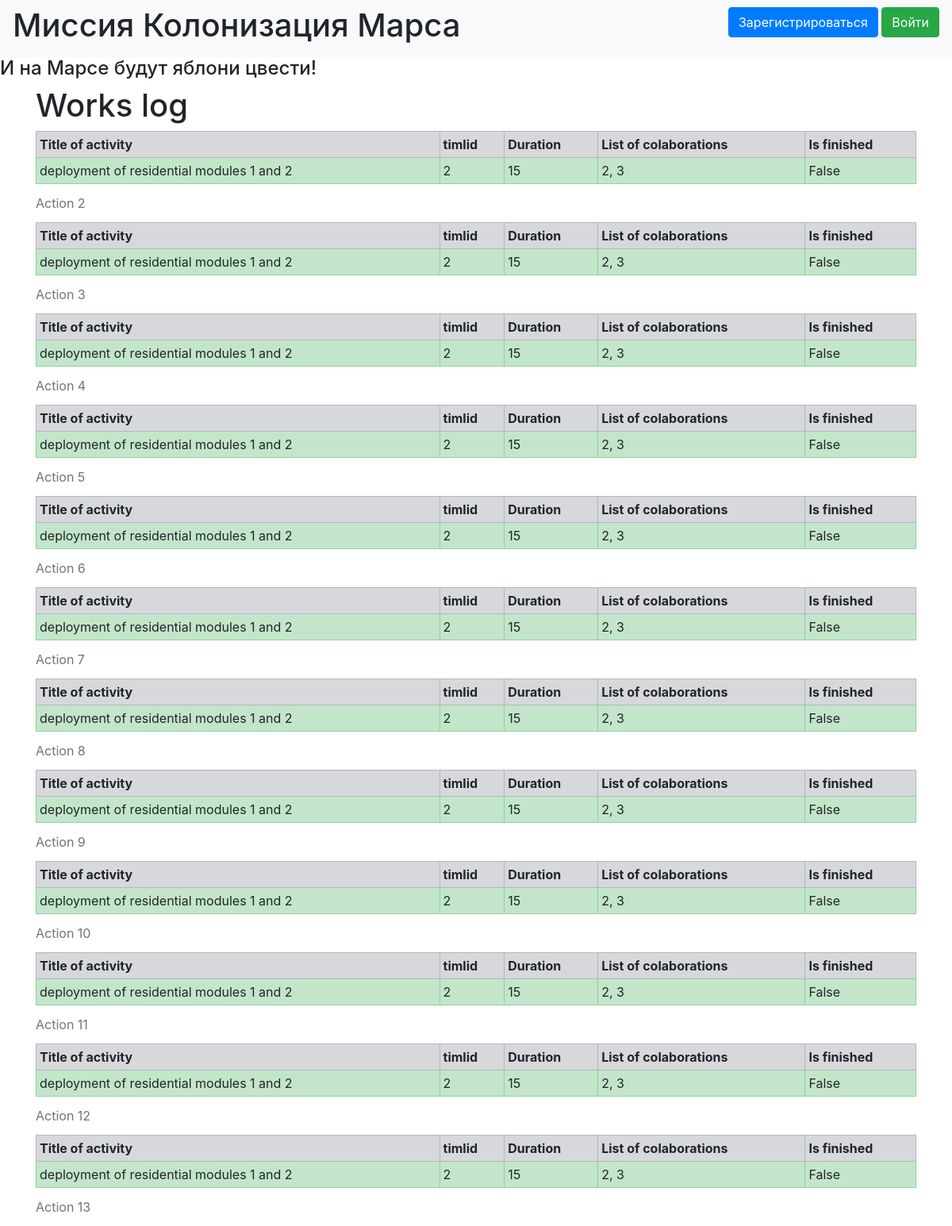
/index, run on the app's committed database.
### data/jobs.py (models this page shows)
class Jobs(SqlAlchemyBase, SerializerMixin):
    __tablename__ = 'jobs'
    id = sqlalchemy.Column(sqlalchemy.Integer,
                           primary_key=True, autoincrement=True)
    team_leader = sqlalchemy.Column(sqlalchemy.Integer,
                                    sqlalchemy.ForeignKey("users.id"))
    user = orm.relation('User')
    job = sqlalchemy.Column(sqlalchemy.String, nullable=True)
    work_size = sqlalchemy.Column(sqlalchemy.Integer)
    collaborators = sqlalchemy.Column(sqlalchemy.String)
    start_date = sqlalchemy.Column(sqlalchemy.DateTime,
                                   default=datetime.datetime.now)
    end_date = sqlalchemy.Column(sqlalchemy.DateTime)
    is_finished = sqlalchemy.Column(sqlalchemy.Boolean, default=False)

### main.py (the view)
@app.route('/')
@app.route('/index')
def index():
    session = db_session.create_session()
    jobs = []
    for user in session.query(Jobs).all():
        jobs.append(user)
        print(jobs)
    session.commit()
    return render_template('index.html', jobs=jobs)

### data/db_session.py (called while the page is built)
def create_session() -> Session:
    global __factory
    return __factory()

### templates/index.html
{% extends "base.html" %}
{% block content %}
<h1>Works log</h1>
{% for item in jobs%}
    <table width="100%" border="1" cellspacing="0" cellpadding="4">
        <caption> Action {{item.id}}</caption>
  <tr class="table-secondary">
    <th>Title of activity</th>
      <th>timlid</th>
      <th>Duration</th>
      <th>List of colaborations</th>
      <th>Is finished</th>
  </tr>
        <tr class="table-success">
    <td>{{item.job}}</td>
      <td>{{item.team_leader}}</td>
      <td>{{item.work_size}}</td>
      <td>{{item.collaborators}}</td>
      <td>{{item.is_finished}}</td>
  </tr>
</table>
{% endfor %}
{% endblock %}

### templates/base.html (shortened to what this page needs)
<!DOCTYPE html>
<html lang="en">
<head>
    <link rel="stylesheet"
                    href="https://stackpath.bootstrapcdn.com/bootstrap/4.4.1/css/bootstrap.min.css"
>
</head>
<body>
<nav class="navbar navbar-light bg-light">
    <h1>Миссия Колонизация Марса</h1>
    {% if current_user.is_authenticated %}
    <a class="navbar-brand" href="/logout">{{ current_user.name }}</a>
{% else %}
    <p>
        <a class="btn btn-primary " href="/register">Зарегистрироваться</a>
        <a class="btn btn-success" href="/login">Войти</a>
    </p>
{% endif %}
</nav>
<h4>И на Марсе будут яблони цвести!</h4>
<main role="main" class="container">
    {% block content %}{% endblock %}
</main>
</body>
</html>

### data on the page
Jobs: id "2", job "deployment of residential modules 1 and 2", team_leader "2", work_size "15", collaborators "2, 3", is_finished "False"
Jobs: id "3", job "deployment of residential modules 1 and 2", team_leader "2", work_size "15", collaborators "2, 3", is_finished "False"
Jobs: id "4", job "deployment of residential modules 1 and 2", team_leader "2", work_size "15", collaborators "2, 3", is_finished "False"
Jobs: id "5", job "deployment of residential modules 1 and 2", team_leader "2", work_size "15", collaborators "2, 3", is_finished "False"
Jobs: id "6", job "deployment of residential modules 1 and 2", team_leader "2", work_size "15", collaborators "2, 3", is_finished "False"
Jobs: id "7", job "deployment of residential modules 1 and 2", team_leader "2", work_size "15", collaborators "2, 3", is_finished "False"
Jobs: id "8", job "deployment of residential modules 1 and 2", team_leader "2", work_size "15", collaborators "2, 3", is_finished "False"
Jobs: id "9", job "deployment of residential modules 1 and 2", team_leader "2", work_size "15", collaborators "2, 3", is_finished "False"
Jobs: id "10", job "deployment of residential modules 1 and 2", team_leader "2", work_size "15", collaborators "2, 3", is_finished "False"
Jobs: id "11", job "deployment of residential modules 1 and 2", team_leader "2", work_size "15", collaborators "2, 3", is_finished "False"
Jobs: id "12", job "deployment of residential modules 1 and 2", team_leader "2", work_size "15", collaborators "2, 3", is_finished "False"
Jobs: id "13", job "deployment of residential modules 1 and 2", team_leader "2", work_size "15", collaborators "2, 3", is_finished "False"
